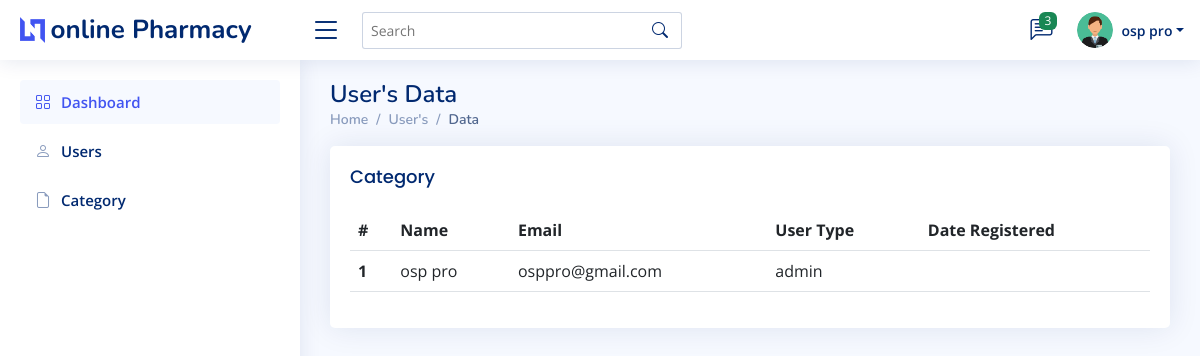
/home?users (signed in), run on the app's committed database.
### tables this page shows
CREATE TABLE `users` (
  `userid` int(11) NOT NULL,
  `name` varchar(200) NOT NULL,
  `email` varchar(200) NOT NULL,
  `password` varchar(200) NOT NULL,
  `u_type` varchar(100) NOT NULL,
  `date_registered` varchar(100) NOT NULL
);

### root/config.php (called while the page is built, shortened)
<?php
 try{
	$dbh = new PDO("mysql:host=".DB_SERVER.";dbname=".DB_NAME, DB_USER, DB_PASS, array(PDO::ATTR_PERSISTENT => true));
	$dbh->setAttribute(PDO::ATTR_ERRMODE, PDO::ERRMODE_WARNING);
	}
catch(PDOException $e)
{
	echo $e->getMessage();
}
function dbSQL($q='')
{
	global $dbh;
	$r = $dbh->prepare($q);
	$r->execute();
	$results = array();
	while($row = $r->fetch(PDO::FETCH_OBJ)){
		$results[] = $row;
	}
	return $results;
}
?>

### home.php (the view, shortened to what this page needs)
<?php include 'header.php';
if ($interface == 'admin') {
  if (isset($_REQUEST['category'])) { ?>
  <main id="main" class="main">
    <div class="pagetitle">
      <h1>Category Data</h1>
      <nav>
        <ol class="breadcrumb">
          <li class="breadcrumb-item"><a href="<?=HOME_URL; ?>">Home</a></li>
          <li class="breadcrumb-item">Category</li>
          <li class="breadcrumb-item active">Data</li>
        </ol>
      </nav>
    </div>
    <section class="section">
      <div class="row">
        <div class="col-lg-12">
          <div class="card">
            <div class="card-body">
              <h5 class="card-title">Category, <a href="?add-category" class="btn btn-primary">Add Category</a></h5>
              <table class="table datatable">
                <thead>
                  <tr>
                    <th scope="col">#</th>
                    <th scope="col">Category</th>
                    <th scope="col">Drugs</th>
                  </tr>
                </thead>
                <tbody>
                <?php $cate = $dbh->query("SELECT * FROM category ");
                $x = 1;
                while ($row = $cate->fetch(PDO::FETCH_OBJ)) { ?>
                  <tr>
                    <td><?=$x++; ?></td>
                    <td><?=$row->cat_name; ?></td>
                    <td><a href="?add-drug=<?=base64_encode($row->cat_id); ?>" class="btn btn-primary">Add Drug</a> <br>
                      <?php $dt = $dbh->query("SELECT * FROM drug_store WHERE cat_id = '".$row->cat_id."' ");
                      $a = 1;
                      while ($rx = $dt->fetch(PDO::FETCH_OBJ)) { ?>
                         <h6><span class="badge bg-primary"><?=$a++; ?></span>. <?=$rx->drug_name; ?></h6>
                         <hr>
                         <p class="card-body alert alert-primary">
                          Drug: <?=$rx->drug_name; ?><br>
                          Qnty: <?=$rx->drug_qnty; ?><br>
                          Buying Price: <?=$rx->drug_buying_price; ?><br>
                          Selling Price: <?=$rx->drug_selling_price; ?><br>
                          Manufucturer: <?=$rx->manufacturer_name; ?><br>
                          Manufucturr Phone: <?=$rx->manufacturer_phone; ?><br>
                          Manufucturer Address: <?=$rx->manufacturer_location; ?><br>
                          Expiry Date: <?=$rx->expiry_date; ?>
                         </p>
                      <?php } ?>
                    </td>
                  </tr>
                <?php } ?>
                </tbody>
              </table>
            </div>
          </div>
        </div>
      </div>
    </section>
  </main>
  <?php }elseif (isset($_REQUEST['users'])) { ?>
 <main id="main" class="main">
    <div class="pagetitle">
      <h1>User's Data</h1>
      <nav>
        <ol class="breadcrumb">
          <li class="breadcrumb-item"><a href="<?=HOME_URL; ?>">Home</a></li>
          <li class="breadcrumb-item">User's</li>
          <li class="breadcrumb-item active">Data</li>
        </ol>
      </nav>
    </div>
    <section class="section">
      <div class="row">
        <div class="col-lg-12">
          <div class="card">
            <div class="card-body">
              <h5 class="card-title">Category</h5>
              <table class="table datatable">
                <thead>
                  <tr>
                    <th scope="col">#</th>
                    <th scope="col">Name</th>
                    <th scope="col">Email</th>
                    <th scope="col">User Type</th>
                    <th scope="col">Date Registered</th>
                  </tr>
                </thead>
                <tbody>
              <?php $users = dbSQL("SELECT * FROM users ");
              $x = 1;
                foreach ($users as $val) { ?>
                  <tr>
                    <th scope="row"><?=$x++; ?></th>
                    <td><?=$val->name; ?></td>
                    <td><?=$val->email; ?></td>
                    <td><?=$val->u_type; ?></td>
                    <td><?=$val->date_registered; ?></td>
                  </tr>
                <?php } ?>
                </tbody>
              </table>
            </div>
          </div>
        </div>
      </div>
    </section>
  </main>
  <?php }elseif (isset($_REQUEST[''])) { ?>
  <?php }elseif (isset($_REQUEST[''])) { ?>
  <?php }elseif (isset($_REQUEST[''])) { ?>
  <?php }elseif (isset($_REQUEST[''])) { ?>
  <?php } ?>
<?php }elseif ($interface == 'moderator') { ?>
<?php }else{ ?>
<?php } ?>
<?php include 'footer.php'; ?>

### assets/css/style.css (style rules this page uses)
:root { scroll-behavior: smooth; }
body { font-family: "Open Sans", sans-serif; background: #f6f9ff; color: #444444; }
a { color: #4154f1; text-decoration: none; }
h1, h2, h3, h4, h5, h6 { font-family: "Nunito", sans-serif; }
#main { margin-top: 60px; padding: 20px 30px; transition: all 0.3s; }
.pagetitle { margin-bottom: 10px; }
.pagetitle h1 { font-size: 24px; margin-bottom: 0; font-weight: 600; color: #012970; }
.card { margin-bottom: 30px; border: none; border-radius: 5px; box-shadow: 0px 0 30px rgba(1, 41, 112, 0.1); }
.card-title { padding: 20px 0 15px 0; font-size: 18px; font-weight: 500; color: #012970; font-family: "Poppins", sans-serif; }
.card-body { padding: 0 20px 20px 20px; }
.breadcrumb { font-size: 14px; font-family: "Nunito", sans-serif; color: #899bbd; font-weight: 600; }
.breadcrumb a { color: #899bbd; transition: 0.3s; }
.breadcrumb .breadcrumb-item::before { color: #899bbd; }
.breadcrumb .active { color: #51678f; font-weight: 600; }
@media (min-width: 1200px) { #main, #footer { margin-left: 300px; } }

### data on the page
users: name "osp pro", email "osppro@gmail.com", u_type "admin"

### other printed values
$name "osp pro"
